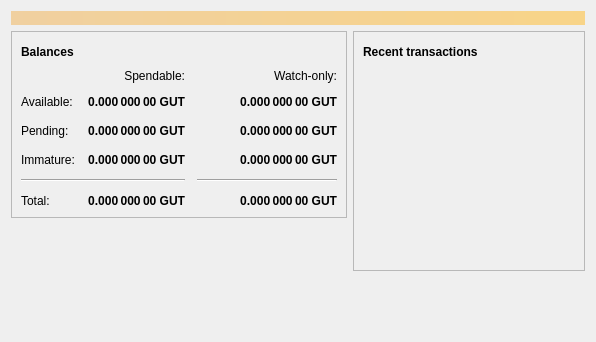
<?xml version="1.0" encoding="UTF-8"?>
<ui version="4.0">
 <class>OverviewPage</class>
 <widget class="QWidget" name="OverviewPage">
  <property name="geometry">
   <rect>
    <x>0</x>
    <y>0</y>
    <width>596</width>
    <height>342</height>
   </rect>
  </property>
  <property name="windowTitle">
   <string>Form</string>
  </property>
  <layout class="QVBoxLayout" name="topLayout">
   <item>
    <widget class="QLabel" name="labelAlerts">
     <property name="visible">
      <bool>false</bool>
     </property>
     <property name="styleSheet">
      <string notr="true">QLabel { background-color: qlineargradient(x1: 0, y1: 0, x2: 1, y2: 0, stop:0 #F0D0A0, stop:1 #F8D488); color:#000000; }</string>
     </property>
     <property name="wordWrap">
      <bool>true</bool>
     </property>
     <property name="margin">
      <number>3</number>
     </property>
     <property name="textInteractionFlags">
      <set>Qt::TextSelectableByMouse</set>
     </property>
    </widget>
   </item>
   <item>
    <layout class="QHBoxLayout" name="horizontalLayout" stretch="1,1">
     <item>
      <layout class="QVBoxLayout" name="verticalLayout_2">
       <item>
        <widget class="QFrame" name="frame">
         <property name="frameShape">
          <enum>QFrame::StyledPanel</enum>
         </property>
         <property name="frameShadow">
          <enum>QFrame::Raised</enum>
         </property>
         <layout class="QVBoxLayout" name="verticalLayout_4">
          <item>
           <layout class="QHBoxLayout" name="horizontalLayout_4">
            <item>
             <widget class="QLabel" name="label_5">
              <property name="font">
               <font>
                <weight>75</weight>
                <bold>true</bold>
               </font>
              </property>
              <property name="text">
               <string>Balances</string>
              </property>
             </widget>
            </item>
            <item>
             <widget class="QPushButton" name="labelWalletStatus">
              <property name="enabled">
               <bool>true</bool>
              </property>
              <property name="maximumSize">
               <size>
                <width>30</width>
                <height>16777215</height>
               </size>
              </property>
              <property name="toolTip">
               <string>The displayed information may be out of date. Your wallet automatically synchronizes with the Globaluniversitytoken network after a connection is established, but this process has not completed yet.</string>
              </property>
              <property name="text">
               <string/>
              </property>
              <property name="icon">
               <iconset resource="../bitcoin.qrc">
                <normaloff>:/icons/warning</normaloff>
                <disabledoff>:/icons/warning</disabledoff>:/icons/warning</iconset>
              </property>
              <property name="iconSize">
               <size>
                <width>24</width>
                <height>24</height>
               </size>
              </property>
              <property name="flat">
               <bool>true</bool>
              </property>
             </widget>
            </item>
            <item>
             <spacer name="horizontalSpacer_3">
              <property name="orientation">
               <enum>Qt::Horizontal</enum>
              </property>
              <property name="sizeHint" stdset="0">
               <size>
                <width>40</width>
                <height>20</height>
               </size>
              </property>
             </spacer>
            </item>
           </layout>
          </item>
          <item>
           <layout class="QGridLayout" name="gridLayout">
            <property name="spacing">
             <number>12</number>
            </property>
            <item row="2" column="2">
             <widget class="QLabel" name="labelWatchPending">
              <property name="font">
               <font>
                <weight>75</weight>
                <bold>true</bold>
               </font>
              </property>
              <property name="cursor">
               <cursorShape>IBeamCursor</cursorShape>
              </property>
              <property name="toolTip">
               <string>Unconfirmed transactions to watch-only addresses</string>
              </property>
              <property name="text">
               <string notr="true">0.000 000 00 GUT</string>
              </property>
              <property name="alignment">
               <set>Qt::AlignRight|Qt::AlignTrailing|Qt::AlignVCenter</set>
              </property>
              <property name="textInteractionFlags">
               <set>Qt::LinksAccessibleByMouse|Qt::TextSelectableByKeyboard|Qt::TextSelectableByMouse</set>
              </property>
             </widget>
            </item>
            <item row="2" column="1">
             <widget class="QLabel" name="labelUnconfirmed">
              <property name="font">
               <font>
                <weight>75</weight>
                <bold>true</bold>
               </font>
              </property>
              <property name="cursor">
               <cursorShape>IBeamCursor</cursorShape>
              </property>
              <property name="toolTip">
               <string>Total of transactions that have yet to be confirmed, and do not yet count toward the spendable balance</string>
              </property>
              <property name="text">
               <string notr="true">0.000 000 00 GUT</string>
              </property>
              <property name="alignment">
               <set>Qt::AlignRight|Qt::AlignTrailing|Qt::AlignVCenter</set>
              </property>
              <property name="textInteractionFlags">
               <set>Qt::LinksAccessibleByMouse|Qt::TextSelectableByKeyboard|Qt::TextSelectableByMouse</set>
              </property>
             </widget>
            </item>
            <item row="3" column="2">
             <widget class="QLabel" name="labelWatchImmature">
              <property name="font">
               <font>
                <weight>75</weight>
                <bold>true</bold>
               </font>
              </property>
              <property name="cursor">
               <cursorShape>IBeamCursor</cursorShape>
              </property>
              <property name="toolTip">
               <string>Mined balance in watch-only addresses that has not yet matured</string>
              </property>
              <property name="text">
               <string notr="true">0.000 000 00 GUT</string>
              </property>
              <property name="alignment">
               <set>Qt::AlignRight|Qt::AlignTrailing|Qt::AlignVCenter</set>
              </property>
              <property name="textInteractionFlags">
               <set>Qt::LinksAccessibleByMouse|Qt::TextSelectableByKeyboard|Qt::TextSelectableByMouse</set>
              </property>
             </widget>
            </item>
            <item row="4" column="0" colspan="2">
             <widget class="Line" name="line">
              <property name="orientation">
               <enum>Qt::Horizontal</enum>
              </property>
             </widget>
            </item>
            <item row="4" column="2">
             <widget class="Line" name="lineWatchBalance">
              <property name="sizePolicy">
               <sizepolicy hsizetype="Preferred" vsizetype="Fixed">
                <horstretch>0</horstretch>
                <verstretch>0</verstretch>
               </sizepolicy>
              </property>
              <property name="minimumSize">
               <size>
                <width>140</width>
                <height>0</height>
               </size>
              </property>
              <property name="orientation">
               <enum>Qt::Horizontal</enum>
              </property>
             </widget>
            </item>
            <item row="5" column="0">
             <widget class="QLabel" name="labelTotalText">
              <property name="text">
               <string>Total:</string>
              </property>
             </widget>
            </item>
            <item row="3" column="1">
             <widget class="QLabel" name="labelImmature">
              <property name="font">
               <font>
                <weight>75</weight>
                <bold>true</bold>
               </font>
              </property>
              <property name="cursor">
               <cursorShape>IBeamCursor</cursorShape>
              </property>
              <property name="toolTip">
               <string>Mined balance that has not yet matured</string>
              </property>
              <property name="text">
               <string notr="true">0.000 000 00 GUT</string>
              </property>
              <property name="alignment">
               <set>Qt::AlignRight|Qt::AlignTrailing|Qt::AlignVCenter</set>
              </property>
              <property name="textInteractionFlags">
               <set>Qt::LinksAccessibleByMouse|Qt::TextSelectableByKeyboard|Qt::TextSelectableByMouse</set>
              </property>
             </widget>
            </item>
            <item row="2" column="3">
             <spacer name="horizontalSpacer_2">
              <property name="orientation">
               <enum>Qt::Horizontal</enum>
              </property>
              <property name="sizeHint" stdset="0">
               <size>
                <width>40</width>
                <height>20</height>
               </size>
              </property>
             </spacer>
            </item>
            <item row="3" column="0">
             <widget class="QLabel" name="labelImmatureText">
              <property name="text">
               <string>Immature:</string>
              </property>
             </widget>
            </item>
            <item row="5" column="1">
             <widget class="QLabel" name="labelTotal">
              <property name="font">
               <font>
                <weight>75</weight>
                <bold>true</bold>
               </font>
              </property>
              <property name="cursor">
               <cursorShape>IBeamCursor</cursorShape>
              </property>
              <property name="toolTip">
               <string>Your current total balance</string>
              </property>
              <property name="text">
               <string notr="true">0.000 000 00 GUT</string>
              </property>
              <property name="alignment">
               <set>Qt::AlignRight|Qt::AlignTrailing|Qt::AlignVCenter</set>
              </property>
              <property name="textInteractionFlags">
               <set>Qt::LinksAccessibleByMouse|Qt::TextSelectableByKeyboard|Qt::TextSelectableByMouse</set>
              </property>
             </widget>
            </item>
            <item row="5" column="2">
             <widget class="QLabel" name="labelWatchTotal">
              <property name="font">
               <font>
                <weight>75</weight>
                <bold>true</bold>
               </font>
              </property>
              <property name="cursor">
               <cursorShape>IBeamCursor</cursorShape>
              </property>
              <property name="toolTip">
               <string>Current total balance in watch-only addresses</string>
              </property>
              <property name="text">
               <string notr="true">0.000 000 00 GUT</string>
              </property>
              <property name="alignment">
               <set>Qt::AlignRight|Qt::AlignTrailing|Qt::AlignVCenter</set>
              </property>
              <property name="textInteractionFlags">
               <set>Qt::LinksAccessibleByMouse|Qt::TextSelectableByKeyboard|Qt::TextSelectableByMouse</set>
              </property>
             </widget>
            </item>
            <item row="0" column="2">
             <widget class="QLabel" name="labelWatchonly">
              <property name="text">
               <string>Watch-only:</string>
              </property>
              <property name="alignment">
               <set>Qt::AlignRight|Qt::AlignTrailing|Qt::AlignVCenter</set>
              </property>
             </widget>
            </item>
            <item row="1" column="0">
             <widget class="QLabel" name="labelBalanceText">
              <property name="text">
               <string>Available:</string>
              </property>
             </widget>
            </item>
            <item row="1" column="1">
             <widget class="QLabel" name="labelBalance">
              <property name="font">
               <font>
                <weight>75</weight>
                <bold>true</bold>
               </font>
              </property>
              <property name="cursor">
               <cursorShape>IBeamCursor</cursorShape>
              </property>
              <property name="toolTip">
               <string>Your current spendable balance</string>
              </property>
              <property name="text">
               <string notr="true">0.000 000 00 GUT</string>
              </property>
              <property name="alignment">
               <set>Qt::AlignRight|Qt::AlignTrailing|Qt::AlignVCenter</set>
              </property>
              <property name="textInteractionFlags">
               <set>Qt::LinksAccessibleByMouse|Qt::TextSelectableByKeyboard|Qt::TextSelectableByMouse</set>
              </property>
             </widget>
            </item>
            <item row="1" column="2">
             <widget class="QLabel" name="labelWatchAvailable">
              <property name="font">
               <font>
                <weight>75</weight>
                <bold>true</bold>
               </font>
              </property>
              <property name="cursor">
               <cursorShape>IBeamCursor</cursorShape>
              </property>
              <property name="toolTip">
               <string>Your current balance in watch-only addresses</string>
              </property>
              <property name="text">
               <string notr="true">0.000 000 00 GUT</string>
              </property>
              <property name="alignment">
               <set>Qt::AlignRight|Qt::AlignTrailing|Qt::AlignVCenter</set>
              </property>
              <property name="textInteractionFlags">
               <set>Qt::LinksAccessibleByMouse|Qt::TextSelectableByKeyboard|Qt::TextSelectableByMouse</set>
              </property>
             </widget>
            </item>
            <item row="2" column="0">
             <widget class="QLabel" name="labelPendingText">
              <property name="text">
               <string>Pending:</string>
              </property>
             </widget>
            </item>
            <item row="0" column="1">
             <widget class="QLabel" name="labelSpendable">
              <property name="text">
               <string>Spendable:</string>
              </property>
              <property name="alignment">
               <set>Qt::AlignRight|Qt::AlignTrailing|Qt::AlignVCenter</set>
              </property>
             </widget>
            </item>
           </layout>
          </item>
         </layout>
        </widget>
       </item>
       <item>
        <spacer name="verticalSpacer">
         <property name="orientation">
          <enum>Qt::Vertical</enum>
         </property>
         <property name="sizeHint" stdset="0">
          <size>
           <width>20</width>
           <height>40</height>
          </size>
         </property>
        </spacer>
       </item>
      </layout>
     </item>
     <item>
      <layout class="QVBoxLayout" name="verticalLayout_3">
       <item>
        <widget class="QFrame" name="frame_2">
         <property name="frameShape">
          <enum>QFrame::StyledPanel</enum>
         </property>
         <property name="frameShadow">
          <enum>QFrame::Raised</enum>
         </property>
         <layout class="QVBoxLayout" name="verticalLayout">
          <item>
           <layout class="QHBoxLayout" name="horizontalLayout_2">
            <item>
             <widget class="QLabel" name="label_4">
              <property name="font">
               <font>
                <weight>75</weight>
                <bold>true</bold>
               </font>
              </property>
              <property name="text">
               <string>Recent transactions</string>
              </property>
             </widget>
            </item>
            <item>
             <widget class="QPushButton" name="labelTransactionsStatus">
              <property name="enabled">
               <bool>true</bool>
              </property>
              <property name="maximumSize">
               <size>
                <width>30</width>
                <height>16777215</height>
               </size>
              </property>
              <property name="toolTip">
               <string>The displayed information may be out of date. Your wallet automatically synchronizes with the Globaluniversitytoken network after a connection is established, but this process has not completed yet.</string>
              </property>
              <property name="text">
               <string/>
              </property>
              <property name="icon">
               <iconset resource="../bitcoin.qrc">
                <normaloff>:/icons/warning</normaloff>
                <disabledoff>:/icons/warning</disabledoff>:/icons/warning</iconset>
              </property>
              <property name="iconSize">
               <size>
                <width>24</width>
                <height>24</height>
               </size>
              </property>
              <property name="flat">
               <bool>true</bool>
              </property>
             </widget>
            </item>
            <item>
             <spacer name="horizontalSpacer">
              <property name="orientation">
               <enum>Qt::Horizontal</enum>
              </property>
              <property name="sizeHint" stdset="0">
               <size>
                <width>40</width>
                <height>20</height>
               </size>
              </property>
             </spacer>
            </item>
           </layout>
          </item>
          <item>
           <widget class="QListView" name="listTransactions">
            <property name="styleSheet">
             <string notr="true">QListView { background: transparent; }</string>
            </property>
            <property name="frameShape">
             <enum>QFrame::NoFrame</enum>
            </property>
            <property name="verticalScrollBarPolicy">
             <enum>Qt::ScrollBarAlwaysOff</enum>
            </property>
            <property name="horizontalScrollBarPolicy">
             <enum>Qt::ScrollBarAlwaysOff</enum>
            </property>
            <property name="selectionMode">
             <enum>QAbstractItemView::NoSelection</enum>
            </property>
           </widget>
          </item>
         </layout>
        </widget>
       </item>
       <item>
        <spacer name="verticalSpacer_2">
         <property name="orientation">
          <enum>Qt::Vertical</enum>
         </property>
         <property name="sizeHint" stdset="0">
          <size>
           <width>20</width>
           <height>40</height>
          </size>
         </property>
        </spacer>
       </item>
      </layout>
     </item>
    </layout>
   </item>
  </layout>
 </widget>
 <resources/>
 <connections/>
</ui>
